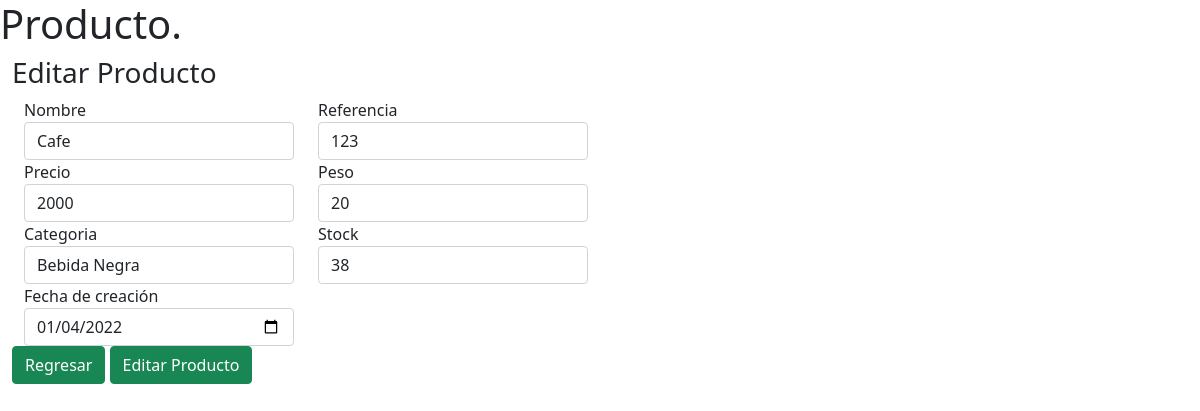
Page /views/edit_product.php?getProduct=1 on the committed database.
### tables this page shows
CREATE TABLE `products` (
  `id_product` int(11) NOT NULL,
  `name_product` varchar(25) NOT NULL,
  `referense` varchar(125) NOT NULL,
  `price` int(11) NOT NULL,
  `weight` int(11) NOT NULL,
  `category` varchar(50) NOT NULL,
  `stock` int(11) NOT NULL,
  `created_at` date NOT NULL
);

### models/conexion.php (called while the page is built, shortened)
<?php
    class Conexion
    {
        public $host = 'localhost';
        public $userDB = 'root';
        public $password= '';
        public $nameDB = 'inventory_konecta';
        public $characters = 'UTF8';
        public function __construct()
        {
            try {
                $this->cn = new mysqli($this->host, $this->userDB, $this->password, $this->nameDB);
                $this->cn->set_charset($this->characters);
                return $this->cn;
            } catch (Exception $e) {
                echo 'Excepcion capturada'.$e->getMessage(), 'n';
            }
        }
    }

### controllers/ProductController.php (called while the page is built, shortened)
<?php
require_once('../models/ModelProduct.php');
$Product = new Product();
if (isset($_POST['state']) && $_POST['state'] == "new") {
	$Product->createProduct($_POST['name_product'], $_POST['referense'], $_POST['price'], $_POST['weight'], $_POST['category'], $_POST['stock'], $_POST['created_at']);
	header("Location: ../views/new_product.php");
} else if (isset($_POST['state']) && $_POST['state'] == "edit") {
	$id = isset($_POST['id']) ? $_POST['id'] : "";
	if ($id != "") {
		$Product->updateProduct($_POST['name_product'], $_POST['referense'], $_POST['price'], $_POST['weight'], $_POST['category'], $_POST['stock'], $_POST['created_at'], $id);
	}
	header("Location: ../views/edit_product.php?getProduct=" . $id);
} else if (isset($_GET['getProduct'])) {
	$product = $Product->getProductById($_GET['getProduct']);
} else if (isset($_GET['deleteProduct'])) {
	$Product->deleteProductById($_GET['deleteProduct']);
	header("Location: ../views/index.php");
} else {
	$data = $Product->listProducts();
}

### models/ModelProduct.php (called while the page is built, shortened)
<?php
require_once('conexion.php');
class Product
{
    private $db;
    public function __construct()
    {
        $this->db = new Conexion();
    }
    public function getProductById($id_product)
    {
        $a = array();
        $sql = 'SELECT * FROM products
            WHERE id_product = ?;';
        $sentencia = $this->db->cn->prepare($sql);
        $this->id_product = $id_product;
        $sentencia->bind_param('i', $this->id_product);
        $sentencia->execute();
        $result = $sentencia->get_result();
        while ($row = $result->fetch_assoc()) {
            $a[] = array(
                'id_product' => $row['id_product'],
                'name_product' => $row['name_product'],
                'referense' => $row['referense'],
                'price' => $row['price'],
                'weight' => $row['weight'],
                'category' => $row['category'],
                'stock' => $row['stock'],
                'created_at' => $row['created_at'],
            );
        }
        return $a;
    }
}

### views/edit_product.php (the view, shortened to what this page needs)
<!DOCTYPE html>
<html>
<head>
    <link rel="stylesheet" type="text/css" href="../public/css/bootstrap.min.css">
</head>
<body class="hold-transition skin-green sidebar-mini">
    <div class="wrapper">
        <div class="embed-container content-wrapper">
            <section class="content-header">
                <h1>Producto.</h1>
            </section>
            <?php
            require_once('../controllers/ProductController.php');
            ?>
            <section class="content container-fluid">
                <div class="box box-success">
                    <div class="box-header with-border">
                        <h3 class="box-title">Editar Producto</h3>
                    </div>
                    <form action="../controllers/ProductController.php" method="POST">
                        <div class="box-body ">
                            <div class="container-fluid">
                                <div class="row">
                                    <div class="form-group col-md-3">
                                        <label for="name">Nombre</label>
                                        <input type="text" class="form-control" name="name_product" id="name_product" placeholder="" required value="<?php echo $product[0]['name_product']; ?>">
                                    </div>
                                    <div class="form-group col-md-3">
                                        <label for="referense">Referencia</label>
                                        <input type="text" class="form-control" name="referense" id="referense" placeholder="" required value="<?php echo $product[0]['referense']; ?>">
                                    </div>
                                </div>
                                <div class="row">
                                    <div class="form-group col-md-3">
                                        <label for="price">Precio</label>
                                        <input type="number" class="form-control" name="price" min="0" id="price" placeholder="" required value="<?php echo $product[0]['price']; ?>">
                                    </div>
                                    <div class="form-group col-md-3">
                                        <label for="weight">Peso</label>
                                        <input type="number" min="0" class="form-control" name="weight" id="weight" placeholder="" required value="<?php echo $product[0]['weight']; ?>">
                                    </div>
                                </div>
                                <div class="row">
                                    <div class="form-group col-md-3">
                                        <label for="category">Categoria</label>
                                        <input type="text" class="form-control" name="category" id="category" placeholder="" required value="<?php echo $product[0]['category']; ?>">
                                    </div>
                                    <div class="form-group col-md-3">
                                        <label for="Stock">Stock</label>
                                        <input type="number" min="0" class="form-control" name="stock" id="stock" placeholder="" required value="<?php echo $product[0]['stock']; ?>">
                                    </div>
                                </div>
                                <div class="row">
                                    <div class="form-group  col-md-3">
                                        <label for="date">Fecha de creación</label>
                                        <input type="date" autocomplete="off" class="form-control" name="created_at" id="created_at" placeholder="" required value="<?php echo $product[0]['created_at']; ?>">
                                    </div>
                                </div>
                            </div>
                        </div>
                        <div class="box-footer">
                            <a href="../views/index.php" class="btn btn-success">Regresar</a>
                            <button type="submit" id="nuevo" class="btn btn-success">Editar Producto</button>
                        </div>
                    </form>
                </div>
            </section>
        </div>
    </div>
</body>

### rows in the picture
products: name_product "Cafe", referense "123", price "2000", weight "20", category "Bebida Negra", stock "38", created_at "01/04/2022"
